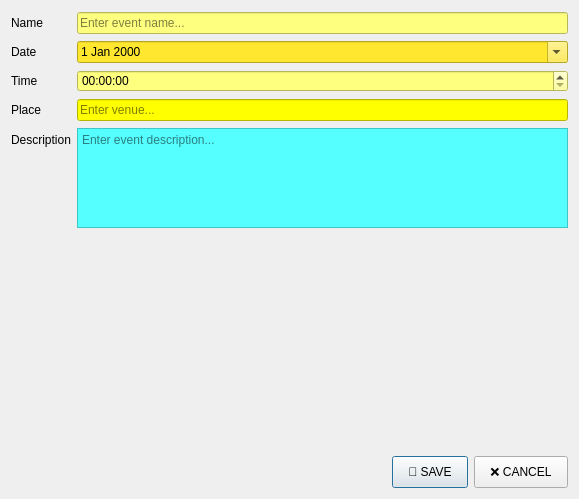
<?xml version="1.0" encoding="UTF-8"?>
<ui version="4.0">
 <class>EventDialog</class>
 <widget class="QDialog" name="EventDialog">
  <property name="geometry">
   <rect>
    <x>0</x>
    <y>0</y>
    <width>579</width>
    <height>499</height>
   </rect>
  </property>
  <property name="windowTitle">
   <string>Add/Edit Event</string>
  </property>
  <layout class="QVBoxLayout" name="verticalLayout">
   <item>
    <layout class="QFormLayout" name="formLayout">
     <item row="0" column="0">
      <widget class="QLabel" name="label">
       <property name="text">
        <string>Name</string>
       </property>
      </widget>
     </item>
     <item row="0" column="1">
      <widget class="QLineEdit" name="nameInput">
       <property name="styleSheet">
        <string notr="true">background-color: rgb(255, 255, 127);
color: rgb(0, 0, 0);</string>
       </property>
       <property name="placeholderText">
        <string>Enter event name...</string>
       </property>
      </widget>
     </item>
     <item row="1" column="0">
      <widget class="QLabel" name="label_2">
       <property name="text">
        <string>Date</string>
       </property>
      </widget>
     </item>
     <item row="1" column="1">
      <widget class="QDateEdit" name="dateInput">
       <property name="styleSheet">
        <string notr="true">background-color: rgb(255, 231, 48);
color: rgb(0, 0, 0);</string>
       </property>
       <property name="calendarPopup">
        <bool>true</bool>
       </property>
      </widget>
     </item>
     <item row="2" column="0">
      <widget class="QLabel" name="label_3">
       <property name="text">
        <string>Time</string>
       </property>
      </widget>
     </item>
     <item row="2" column="1">
      <widget class="QTimeEdit" name="timeInput">
       <property name="styleSheet">
        <string notr="true">background-color: rgb(255, 255, 127);
color: rgb(0, 0, 0);</string>
       </property>
      </widget>
     </item>
     <item row="3" column="0">
      <widget class="QLabel" name="label_4">
       <property name="text">
        <string>Place</string>
       </property>
      </widget>
     </item>
     <item row="3" column="1">
      <widget class="QLineEdit" name="locationInput">
       <property name="styleSheet">
        <string notr="true">alternate-background-color: rgb(85, 255, 0);
background-color: rgb(255, 255, 0);
color: rgb(0, 0, 0);</string>
       </property>
       <property name="placeholderText">
        <string>Enter venue...</string>
       </property>
      </widget>
     </item>
     <item row="4" column="0">
      <widget class="QLabel" name="label_5">
       <property name="text">
        <string>Description</string>
       </property>
      </widget>
     </item>
     <item row="4" column="1">
      <widget class="QTextEdit" name="descriptionInput">
       <property name="maximumSize">
        <size>
         <width>16777215</width>
         <height>100</height>
        </size>
       </property>
       <property name="styleSheet">
        <string notr="true">background-color: rgb(85, 255, 255);
color: rgb(0, 0, 0);</string>
       </property>
       <property name="placeholderText">
        <string>Enter event description...</string>
       </property>
      </widget>
     </item>
    </layout>
   </item>
   <item>
    <spacer name="verticalSpacer">
     <property name="orientation">
      <enum>Qt::Vertical</enum>
     </property>
     <property name="sizeHint" stdset="0">
      <size>
       <width>20</width>
       <height>40</height>
      </size>
     </property>
    </spacer>
   </item>
   <item>
    <layout class="QHBoxLayout" name="horizontalLayout">
     <item>
      <spacer name="horizontalSpacer">
       <property name="orientation">
        <enum>Qt::Horizontal</enum>
       </property>
       <property name="sizeHint" stdset="0">
        <size>
         <width>40</width>
         <height>20</height>
        </size>
       </property>
      </spacer>
     </item>
     <item>
      <widget class="QPushButton" name="btnSave">
       <property name="styleSheet">
        <string notr="true">padding: 8px 15px;</string>
       </property>
       <property name="text">
        <string>💾 SAVE</string>
       </property>
      </widget>
     </item>
     <item>
      <widget class="QPushButton" name="btnCancel">
       <property name="styleSheet">
        <string notr="true">padding: 8px 15px;</string>
       </property>
       <property name="text">
        <string>❌ CANCEL</string>
       </property>
      </widget>
     </item>
    </layout>
   </item>
  </layout>
 </widget>
 <resources/>
 <connections>
  <connection>
   <sender>btnCancel</sender>
   <signal>clicked()</signal>
   <receiver>EventDialog</receiver>
   <slot>reject()</slot>
   <hints>
    <hint type="sourcelabel">
     <x>400</x>
     <y>350</y>
    </hint>
    <hint type="destinationlabel">
     <x>250</x>
     <y>200</y>
    </hint>
   </hints>
  </connection>
 </connections>
</ui>
